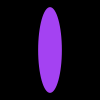
Frame 1 (no input)
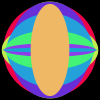
Frame 60 (the mouse pressed at the canvas centre just before this capture)
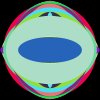
Frame 120 (the mouse held since frame 60 and released just before this capture)

The Processing sketch that drew these frames (run headless with seeded random() and noise(); from frame 60 on, the mouse is pressed at the canvas centre):

// Processing sketch: processing_36876
// ── processing_36876.pde

void setup() {
  size(100, 100);
  background(0);
  frameRate(60);
  smooth();
}

void draw() {
  noStroke();
  fill(random(255), random(255), random(255));
  ellipse(50, 50, random(width), random(height));
}
